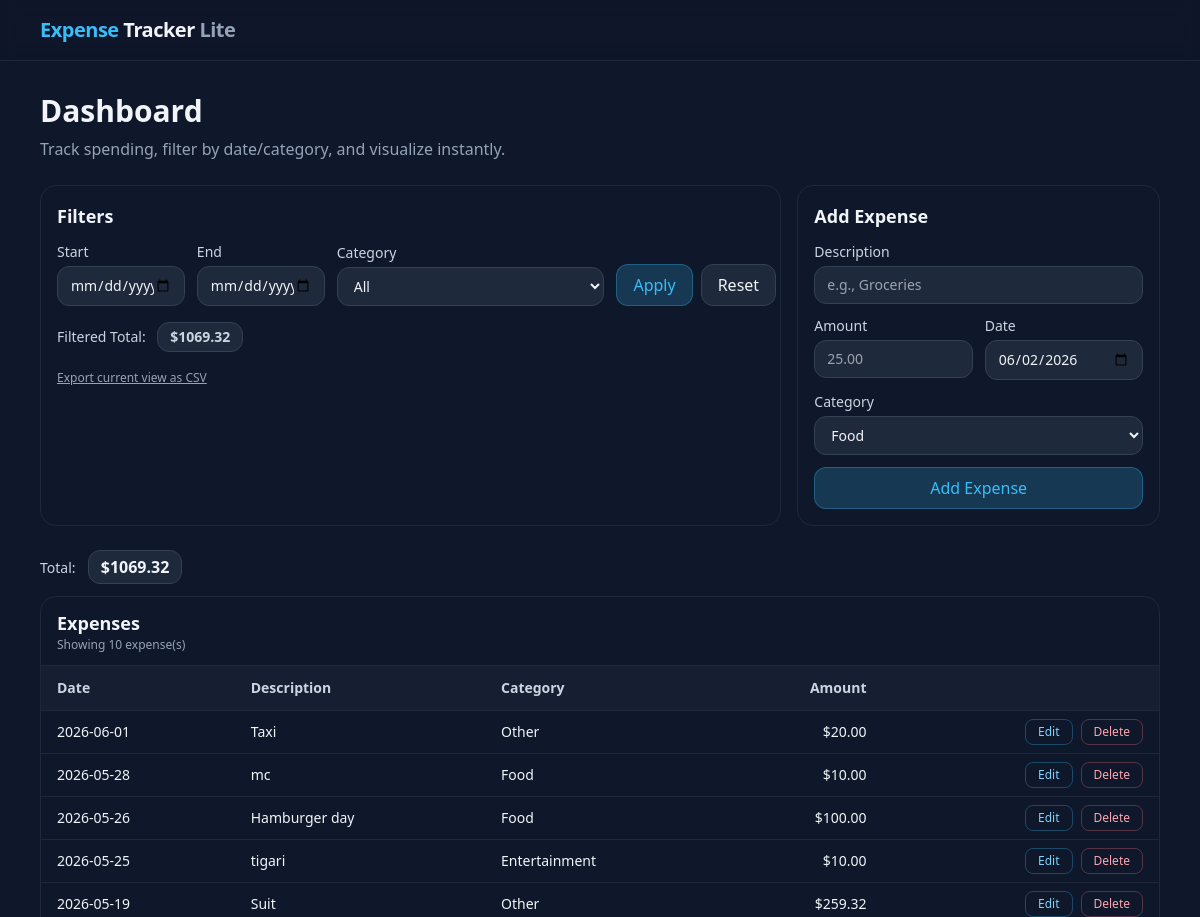
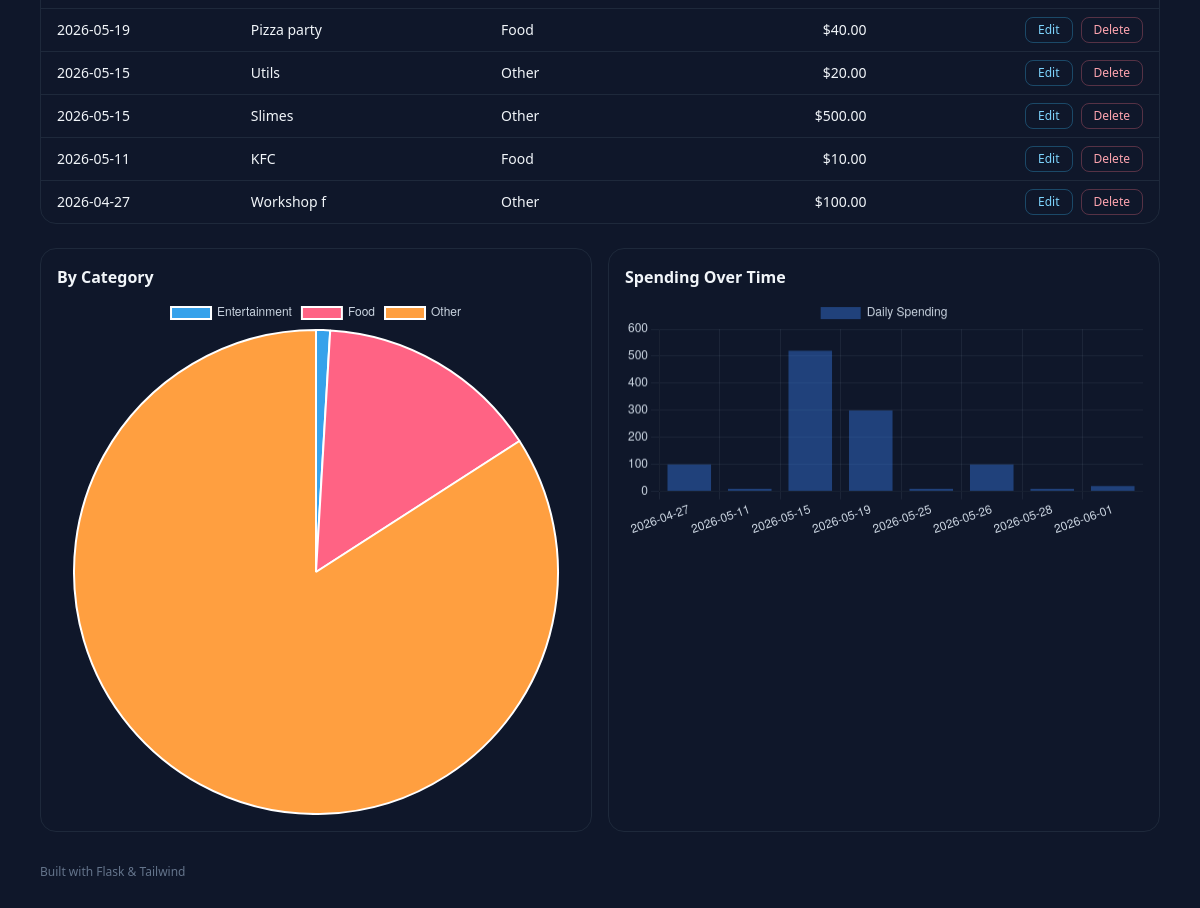
Before: / with the older database file (2 pictures, top to bottom).
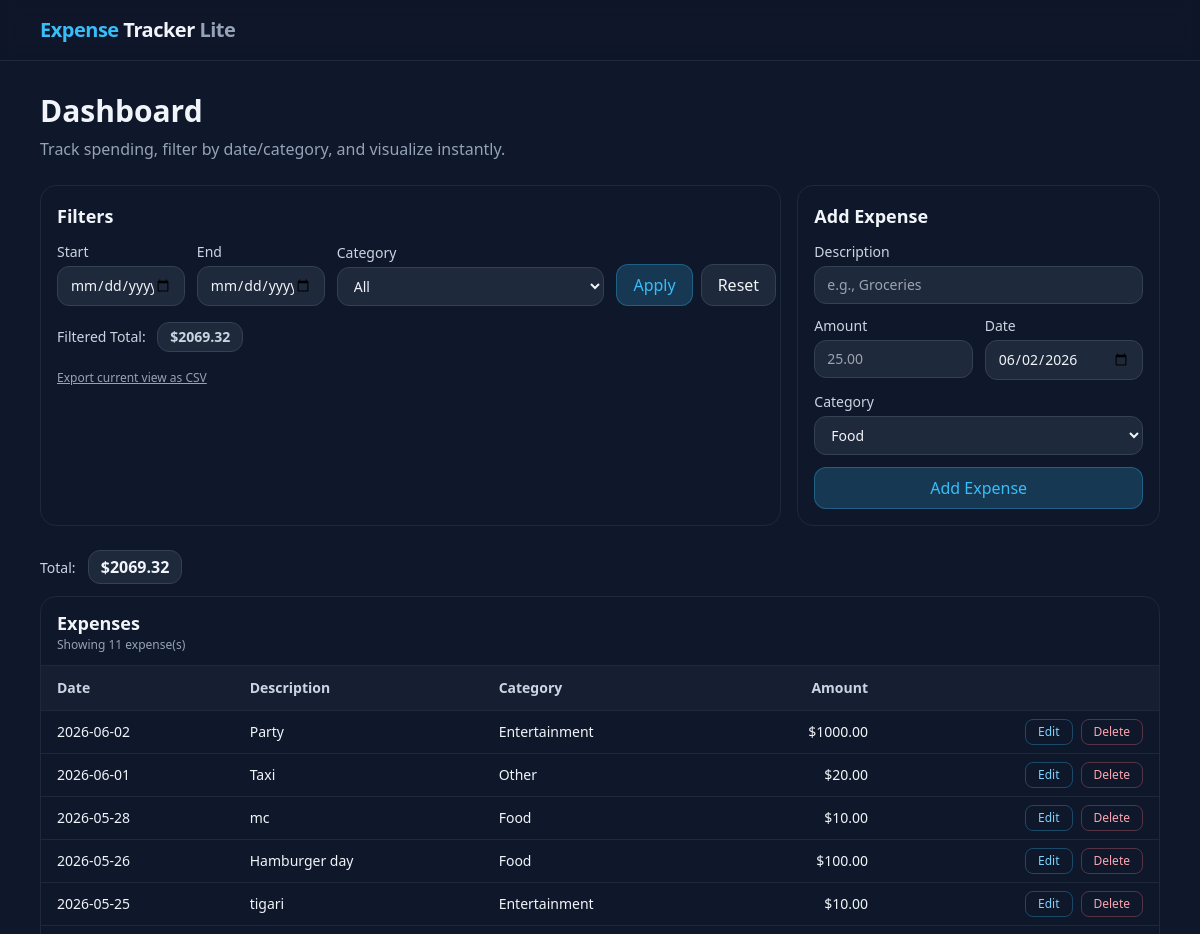
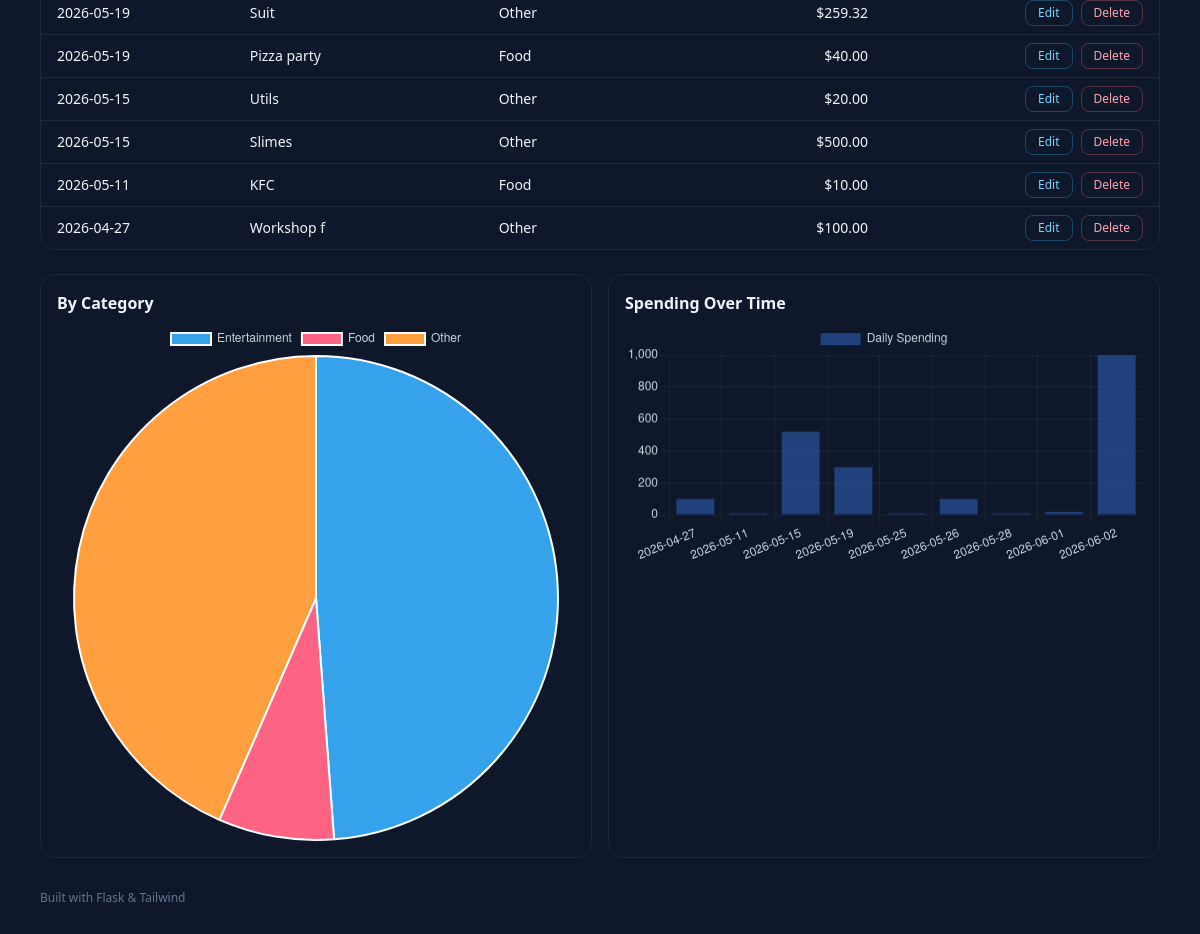
After: the same page with the newer database file (2 pictures, top to bottom).
### models.py (models this page shows)
class Expense(db.Model):
    id = db.Column(db.Integer, primary_key=True)
    description = db.Column(db.String(120), nullable=False)
    amount = db.Column(db.Float, nullable=False)
    category = db.Column(db.String(50), nullable=False)
    date = db.Column(db.Date, default=date.today)

### routes.py (the view)
    @app.route("/")
    def index() -> str:
        start_str: str = request.args.get("start_date", "").strip()
        end_str: str = request.args.get("end_date", "").strip()
        selected_category: str = request.args.get("category", "").strip()
        start_date: date | None = parse_date_or_none(start_str)
        end_date: date | None = parse_date_or_none(end_str)
        if start_str and not start_date:
            flash("Invalid start date format. Please use YYYY-MM-DD.", "error")
        if end_str and not end_date:
            flash("Invalid end date format. Please use YYYY-MM-DD.", "error")
        if start_date and end_date and start_date > end_date:
            flash("Start date cannot be after end date.", "error")
            start_date = None
            end_date = None
            start_str = ""
            end_str = ""
        query = build_filtered_query(
            start_date,
            end_date,
            selected_category,
        )
        all_expenses: list[Expense] = query.order_by(
            Expense.date.desc(),
            Expense.id.desc(),
        ).all()
        total_amount: float = get_expenses_total(all_expenses)
        category_labels, category_values = get_category_chart_data(
            start_date,
            end_date,
            selected_category,
        )
        daily_labels, daily_values = get_daily_chart_data(
            start_date,
            end_date,
            selected_category,
        )
        return render_template(
            "index.html",
            categories=CATEGORIES,
            today=date.today().isoformat(),
            all_expenses=all_expenses,
            total_amount=total_amount,
            start_str=start_str,
            end_str=end_str,
            selected_category=selected_category,
            category_labels=category_labels,
            category_values=category_values,
            daily_labels=daily_labels,
            daily_values=daily_values,
        )

### services.py (called while the page is built)
def parse_date_or_none(date_string: str) -> date | None:
    if not date_string:
        return None
    try:
        return datetime.strptime(date_string, "%Y-%m-%d").date()
    except ValueError:
        return None

def build_filtered_query(
    start_date: date | None,
    end_date: date | None,
    selected_category: str,
):
    query = Expense.query
    if start_date:
        query = query.filter(Expense.date >= start_date)
    if end_date:
        query = query.filter(Expense.date <= end_date)
    if selected_category and selected_category in CATEGORIES:
        query = query.filter(Expense.category == selected_category)
    return query

def get_expenses_total(expenses: list[Expense]) -> float:
    return sum(expense.amount for expense in expenses)

### templates/index.html (shortened to what this page needs)
{% extends "base.html" %}
{% block content %}
  <h1 class="text-3xl font-semibold mb-2">Dashboard</h1>
  <p class="text-slate-400 mb-6">
    Track spending, filter by date/category, and visualize instantly.
  </p>
  <div class="grid grid-cols-1 lg:grid-cols-3 gap-4">
    <section class="lg:col-span-2 rounded-2xl border border-slate-800 bg-slate-900 p-4">
      <h2 class="text-lg font-semibold mb-3">Filters</h2>
      <form method="get" action="{{ url_for('index') }}" class="grid grid-cols-1 md:grid-cols-5 gap-3 items-end pr-5">
        <label class="text-sm">
          <span class="block mb-1 text-slate-300">Start</span>
          <input
            name="start_date"
            value="{{ start_str or '' }}"
            type="date"
            class="w-full rounded-xl bg-slate-800 border border-slate-700 px-3 py-2 text-slate-100"
          />
        </label>
        <label class="text-sm">
          <span class="block mb-1 text-slate-300">End</span>
          <input
            name="end_date"
            value="{{ end_str or '' }}"
            type="date"
            class="w-full rounded-xl bg-slate-800 border border-slate-700 px-3 py-2 text-slate-100"
          />
        </label>
        <label class="text-sm md:col-span-2">
          <span class="block mb-1 text-slate-300">Category</span>
          <select
            name="category"
            class="w-full rounded-xl bg-slate-800 border border-slate-700 px-3 py-2 text-slate-100"
          >
            <option value="">All</option>
          </select>
        </label>
        <div class="flex gap-2">
          <button
            class="rounded-xl bg-brand/20 hover:bg-brand/30 text-brand px-4 py-2 border border-brand/30"
            type="submit"
          >
            Apply
          </button>
          <a
            class="rounded-xl bg-slate-800 hover:bg-slate-700 px-4 py-2 border border-slate-700"
            href="{{ url_for('index') }}"
          >
            Reset
          </a>
        </div>
      </form>
      <div class="mt-4 text-sm text-slate-300">
        <span class="mr-2">Filtered Total:</span>
        <span class="inline-block rounded-xl border border-slate-700 bg-slate-800 px-3 py-1 font-semibold">
          ${{ "%.2f" | format(total_amount or 0) }}
        </span>
      </div>
      <div class="mt-3">
        <a
          class="text-xs text-slate-400 hover:text-brand underline"
          href="{{ url_for('export_csv', start_date=start_str, end_date=end_str, category=selected_category) }}"
        >
          Export current view as CSV
        </a>
      </div>
    </section>
    <section class="rounded-2xl border border-slate-800 bg-slate-900 p-4">
      <h2 class="text-lg font-semibold mb-3">Add Expense</h2>
      <form method="post" action="{{ url_for('add_expense') }}" class="space-y-3">
        <label class="block text-sm">
          <span class="mb-1 block text-slate-300">Description</span>
          <input
            name="description"
            required
            placeholder="e.g., Groceries"
            class="w-full rounded-xl bg-slate-800 border border-slate-700 px-3 py-2 text-slate-100"
          />
        </label>
        <div class="grid grid-cols-2 gap-3">
          <label class="block text-sm">
            <span class="mb-1 block text-slate-300">Amount</span>
            <input
              name="amount"
              required
              type="number"
              step="0.01"
              min="0.01"
              placeholder="25.00"
              class="w-full rounded-xl bg-slate-800 border border-slate-700 px-3 py-2 text-slate-100"
            />
          </label>
          <label class="block text-sm">
            <span class="mb-1 block text-slate-300">Date</span>
            <input
              name="date"
              required
              type="date"
              value="{{ today }}"
              class="w-full rounded-xl bg-slate-800 border border-slate-700 px-3 py-2 text-slate-100"
            />
          </label>
        </div>
        <label class="block text-sm">
          <span class="mb-1 block text-slate-300">Category</span>
          <select
            name="category"
            required
            class="w-full rounded-xl bg-slate-800 border border-slate-700 px-3 py-2 text-slate-100"
          >
            {% for category in categories %}
              <option>{{ category }}</option>
            {% endfor %}
          </select>
        </label>
        <button
          class="w-full rounded-xl bg-brand/20 hover:bg-brand/30 text-brand px-4 py-2 border border-brand/30"
          type="submit"
        >
          Add Expense
        </button>
      </form>
    </section>
  </div>
  <div class="mb-3 mt-6">
    <span class="text-sm text-slate-300 mr-2">Total:</span>
    <span class="inline-block rounded-xl border border-slate-700 bg-slate-800 px-3 py-1 font-semibold">
      ${{ "%.2f" | format(total_amount or 0) }}
    </span>
  </div>
  <section class="rounded-2xl border border-slate-800 bg-slate-900">
    <div class="px-4 py-3 border-b border-slate-800 flex items-center justify-between">
      <div>
        <h2 class="text-lg font-semibold">Expenses</h2>
        <p class="text-xs text-slate-400">
          Showing {{ all_expenses|length }} expense(s)
        </p>
      </div>
    </div>
    <div class="overflow-x-auto">
      <table class="min-w-full text-sm">
        <thead class="text-slate-300 bg-slate-800/50">
          <tr>
            <th class="text-left px-4 py-3">Date</th>
            <th class="text-left px-4 py-3">Description</th>
            <th class="text-left px-4 py-3">Category</th>
            <th class="text-right px-4 py-3">Amount</th>
            <th class="px-4 py-3"></th>
          </tr>
        </thead>
        <tbody>
          {% if all_expenses %}
            {% for expense in all_expenses %}
              <tr class="border-t border-slate-800 hover:bg-slate-800/30">
                <td class="px-4 py-2">
                  {{ expense.date.strftime("%Y-%m-%d") if expense.date else '' }}
                </td>
                <td class="px-4 py-2">{{ expense.description }}</td>
                <td class="px-4 py-2">{{ expense.category }}</td>
                <td class="px-4 py-2 text-right">
                  ${{ "%.2f" | format(expense.amount) }}
                </td>
                <td class="px-4 py-2 text-right">
                  <div class="inline-flex gap-2">
                    <a
                      class="text-sky-300 hover:text-sky-200 text-xs border border-sky-400/30 px-3 py-1 rounded-lg"
                      href="{{ url_for('edit_expense', expense_id=expense.id) }}"
                    >
                      Edit
                    </a>
                    <form
                      method="post"
                      action="{{ url_for('delete_expense', expense_id=expense.id) }}"
                      onsubmit="return confirm('Are you sure you want to delete this expense?');"
                    >
                      <button
                        class="text-rose-300 hover:text-rose-200 text-xs border border-rose-400/30 px-3 py-1 rounded-lg"
                        type="submit"
                      >
                        Delete
                      </button>
                    </form>
                  </div>
                </td>
              </tr>
            {% endfor %}
          {% else %}
            <tr>
              <td colspan="5" class="px-4 py-6 text-center text-slate-400">
                No expenses yet — add your first one above.
              </td>
            </tr>
          {% endif %}
        </tbody>
      </table>
    </div>
  </section>
  <section class="mt-6 grid grid-cols-1 lg:grid-cols-2 gap-4">
    <div class="rounded-2xl border border-slate-800 bg-slate-900 p-4">
      <h3 class="font-semibold mb-2">By Category</h3>
      <canvas id="catChart" height="140"></canvas>
    </div>
    <div class="rounded-2xl border border-slate-800 bg-slate-900 p-4">
      <h3 class="font-semibold mb-2">Spending Over Time</h3>
      <canvas id="dayChart" height="140"></canvas>
    </div>
  </section>
{% endblock %}
{% block body_end %}
<script>
  const catLabels = {{ (category_labels or ['No Data']) | tojson }};
  const catValues = {{ (category_values or [0]) | tojson }};
  const dailyLabels = {{ (daily_labels or ['No Data']) | tojson }};
  const dailyValues = {{ (daily_values or [0]) | tojson }};
  const catChartElement = document.getElementById('catChart');
  const dayChartElement = document.getElementById('dayChart');
  if (catChartElement) {
    const catCtx = catChartElement.getContext('2d');
    new Chart(catCtx, {
      type: 'pie',
      data: {
        labels: catLabels,
        datasets: [{
          data: catValues
        }]
      },
      options: {
        plugins: {
          legend: {
            labels: {
              color: '#cbd5e1'
            }
          }
        }
      }
    });
  }
  if (dayChartElement) {
    const dayCtx = dayChartElement.getContext('2d');
    new Chart(dayCtx, {
      type: 'bar',
      data: {
        labels: dailyLabels,
        datasets: [{
          label: 'Daily Spending',
          data: dailyValues,
          backgroundColor: 'rgba(59, 130, 246, 0.4)'
        }]
      },
      options: {
        scales: {
          x: {
            ticks: { color: '#cbd5e1' },
            grid: { color: 'rgba(148, 163, 184, 0.1)' }
          },
          y: {
            ticks: { color: '#cbd5e1' },
            grid: { color: 'rgba(148, 163, 184, 0.1)' }
          }
        },
        plugins: {
          legend: {
            labels: {
              color: '#cbd5e1'
            }
          }
        }
      }
    });
  }
</script>
{% endblock %}

### templates/base.html (shortened to what this page needs)
<!DOCTYPE html>
<html lang="en" class="h-full">
  <head>
    <script src="https://cdn.tailwindcss.com"></script>
  </head>
  <body class="h-full bg-slate-900 text-slate-100">
    <header class="border-b border-slate-800 bg-slate-900/60 backdrop-blur">
      <div class="mx-auto max-w-6xl px-4 py-4">
        <a href="#" class="text-xl font-bold tracking-tight">
          <span class="text-brand">Expense</span> Tracker
          <span class="text-slate-400">Lite</span>
        </a>
      </div>
    </header>
    <main class="mx-auto max-w-6xl px-4 py-8">
       {% block content %}{% endblock %}
    </main>
    <footer class="mx-auto max-w-6xl px-4 pb-8 text-xs text-slate-500">
      Built with Flask & Tailwind
    </footer>
    {% block body_end %}{% endblock %}
  </body>
</html>

Changed rows visible on the page:
added Expense: date "2026-06-02", description "Party", category "Entertainment", amount "1000.00"
Other visible differences:
{{ "%.2f" | format(total_amount or 0) }}: "1069.32" → "2069.32"
{{ all_expenses|length }}: "10" → "11"
chart data {{ (category_values or [0]) | tojson }}: [10.0, 160.0, 899.32] → [1010.0, 160.0, 899.32]
chart data {{ (daily_labels or ['No Data']) | tojson }}: ["2026-04-27", "2026-05-11", "2026-05-15", "2026-05-19", "2026-05-25", "2026-05-26", "2026-05-28", "2026-06-01"] → ["2026-04-27", "2026-05-11", "2026-05-15", "2026-05-19", "2026-05-25", "2026-05-26", "2026-05-28", "2026-06-01", "2026-06-02"]
chart data {{ (daily_values or [0]) | tojson }}: [100.0, 10.0, 520.0, 299.32, 10.0, 100.0, 10.0, 20.0] → [100.0, 10.0, 520.0, 299.32, 10.0, 100.0, 10.0, 20.0, 1000.0]
